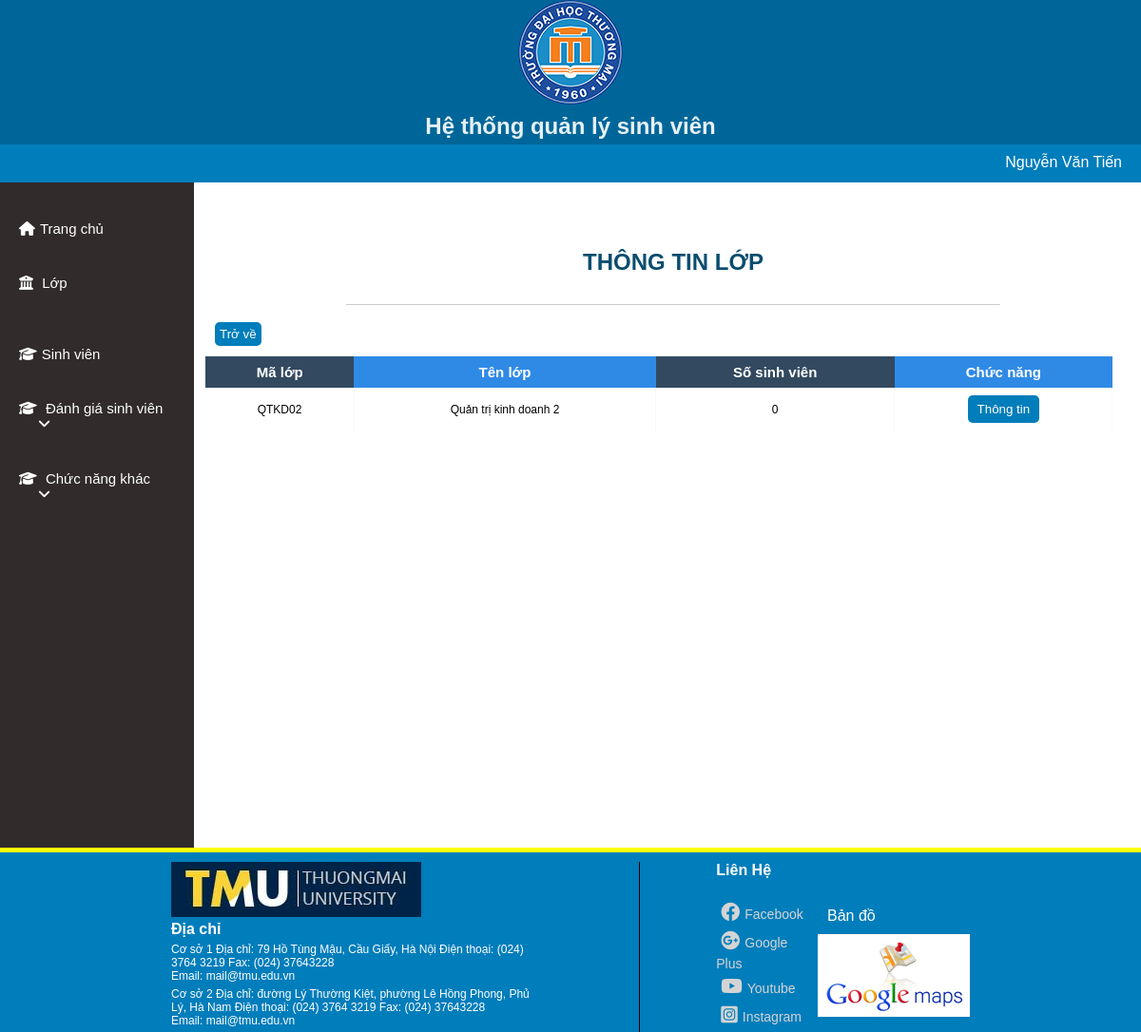
Page /quanlylop/timkiemlop.php (signed in) on the committed database.
### tables this page shows
CREATE TABLE `users` (
  `id` int(11) NOT NULL,
  `username` varchar(50) NOT NULL,
  `pass` text NOT NULL,
  `full_name` varchar(225) NOT NULL
);

CREATE TABLE `lop` (
  `MaLop` varchar(11) NOT NULL,
  `TenLop` varchar(225) NOT NULL,
  `GVCN` varchar(225) NOT NULL,
  `MaKhoa` varchar(11) NOT NULL
);

### quanlylop/timkiemlop.php (the view, shortened to what this page needs)
<?php
    $conn = mysqli_connect("localhost", "root", "08122001tT", "datasv") or die("Connection failed !");
    mysqli_set_charset($conn, 'utf8');
    $sql = "select * from lop where MaLop like '%$lop_id%' order by MaLop";
    $query = mysqli_query($conn, $sql);
    while($fetch = mysqli_fetch_array($query))
    {
        $data = $fetch;
    }
    function soLuong($ma_lop){
        $sql_sl = "select * from sinhvien where MaLop = '$ma_lop'";
        $query_sl = mysqli_query(mysqli_connect("localhost", "root", "08122001tT", "datasv"), $sql_sl);
        $sl = array();
        return count($sl);
    }
?>
<!DOCTYPE html>
<html lang="en">
<head>
    <link rel="stylesheet"
          href="../styleAdmin.css">
    <link rel="stylesheet"
          href="https://cdnjs.cloudflare.com/ajax/libs/font-awesome/6.1.1/css/all.min.css">
</head>
<body>
    <?php include("../header.php"); ?>
    <?php include("../nav.php"); ?>
    <section>
        <div class="section-contain">
            <?php include("../menu.php"); ?>
            <div id="showFunction">
                <div class="head_title">
                    <h1>THÔNG TIN LỚP</h1>
                </div>
                <br>
                <input onclick="window.location = 'dslop.php'"
                       type="button"
                       class="back"
                       value="Trở về" /> <br> <br>
                <div class="table wrapper">
                    <table class="fl-table">
                        <thead>
                            <tr>
                                <th>Mã lớp</th>
                                <th>Tên lớp</th>
                                <th>Số sinh viên</th>
                                <th>Chức năng</th>
                            </tr>
                        </thead>
                        <tr>
                            <td><?php echo $data['MaLop']; ?></td>
                            <td><?php echo $data['TenLop']; ?></td>
                            <td><?php echo soLuong($data['MaLop']) ?></td>
                            <td>
                                <input onclick="window.location = 'thongtinlop.php?id=<?php echo $data['MaLop'] ?>'"
                                       type="button"
                                       class="btn-submit-css"
                                       value="Thông tin">
                            </td>
                        </tr>
                    </table>
                </div>
            </div>
        </div>
    </section>
    <?php include("../footer.php"); ?>
</body>
</html>

### nav.php (shortened to what this page needs)
<?php
    $user = $_SESSION['user'];
    $sql = "SELECT * FROM users WHERE username = '$user'";
    $query = mysqli_query($conn,$sql);
?>
<!DOCTYPE html>
<html lang="en">
<head>
    <link rel="stylesheet"
          href="styleAdmin.css">
    <link rel="stylesheet"
          href="https://cdnjs.cloudflare.com/ajax/libs/font-awesome/6.1.1/css/all.min.css">
</head>
<body>
    <nav>
        <div class="group-user">
            <p><?php while($row = mysqli_fetch_array($query)){
                echo $row['full_name'];
            }?></p>
        </div>
    </nav>
</body>

### styleAdmin.css (style rules this page uses)
* { padding: 0; margin: 0; box-sizing: border-box; font-family: sans-serif; }
nav .group-user { float:right; margin-right: 10px; color: #fff; position: relative; }
nav { padding: 10px; background-color: #007dbb; height: 40px; }
section { text-align: center; }
#showFunction { margin: 40px 0 0 5px; height:100%; float: right; width: 82%; border-radius: 5px; }
.fl-table { border-radius: 5px; font-size: 15px; font-weight: normal; border: none; width: 97%; border-collapse: collapse; white-space: nowrap; background-color: white; margin-right: 10px; }
.fl-table td, .fl-table th { text-align: center; padding: 8px; }
.fl-table td { border-right: 1px solid #f8f8f8; font-size: 12px; }
.fl-table thead th { color: #ffffff; background: #2f8ae6; }
.fl-table thead th:nth-child(odd) { color: #ffffff; background: #324960; }
h1 { margin: 30px; color:#094d6f; }
.head_title { margin: 0 auto; width : 70%; align-items: center; text-align: center; border-bottom: 1px solid #ccc; }
.btn-submit-css { padding: 7px 10px; border: none; background-color: #007dbb; color: white; border-radius: 5px; cursor: pointer; }
.back { margin-left: 10px; padding: 5px; float: left; border: none; background-color: #007dbb; color: white; border-radius: 5px; cursor: pointer; }

### rows in the picture
users: full_name "Nguyễn Văn Tiến"
lop: MaLop "QTKD02", TenLop "Quản trị kinh doanh 2"

### other values in the picture
soLuong($data['MaLop']) "0"
